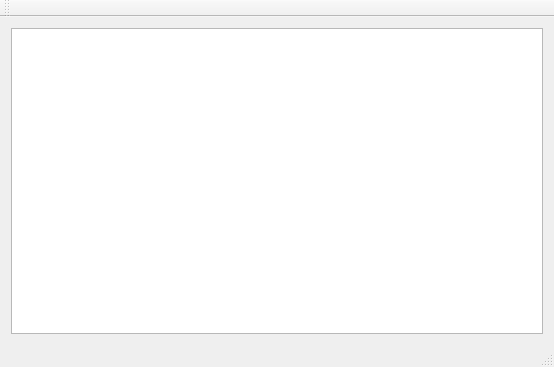
<?xml version="1.0" encoding="UTF-8"?>
<ui version="4.0">
 <class>TTest12_5AClass</class>
 <widget class="QMainWindow" name="TTest12_5AClass">
  <property name="geometry">
   <rect>
    <x>0</x>
    <y>0</y>
    <width>554</width>
    <height>367</height>
   </rect>
  </property>
  <property name="windowTitle">
   <string>TTest12_5A</string>
  </property>
  <widget class="QWidget" name="centralWidget">
   <layout class="QHBoxLayout" name="horizontalLayout">
    <item>
     <widget class="QListWidget" name="listWidget"/>
    </item>
   </layout>
  </widget>
  <widget class="QMenuBar" name="menuBar">
   <property name="geometry">
    <rect>
     <x>0</x>
     <y>0</y>
     <width>554</width>
     <height>23</height>
    </rect>
   </property>
  </widget>
  <widget class="QToolBar" name="mainToolBar">
   <attribute name="toolBarArea">
    <enum>TopToolBarArea</enum>
   </attribute>
   <attribute name="toolBarBreak">
    <bool>false</bool>
   </attribute>
  </widget>
  <widget class="QStatusBar" name="statusBar"/>
  <action name="actionAdd">
   <property name="text">
    <string>添加</string>
   </property>
  </action>
  <action name="actionRemove">
   <property name="text">
    <string>删除</string>
   </property>
  </action>
 </widget>
 <layoutdefault spacing="6" margin="11"/>
 <resources>
  <include location="TTest12_5A.qrc"/>
 </resources>
 <connections/>
</ui>
